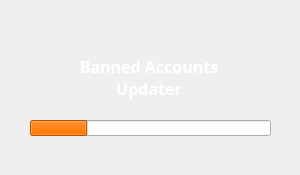
<?xml version="1.0" encoding="UTF-8"?>
<ui version="4.0">
 <class>Widget</class>
 <widget class="QWidget" name="Widget">
  <property name="geometry">
   <rect>
    <x>0</x>
    <y>0</y>
    <width>300</width>
    <height>175</height>
   </rect>
  </property>
  <property name="sizePolicy">
   <sizepolicy hsizetype="Fixed" vsizetype="Fixed">
    <horstretch>0</horstretch>
    <verstretch>0</verstretch>
   </sizepolicy>
  </property>
  <property name="minimumSize">
   <size>
    <width>300</width>
    <height>175</height>
   </size>
  </property>
  <property name="maximumSize">
   <size>
    <width>300</width>
    <height>175</height>
   </size>
  </property>
  <property name="windowTitle">
   <string>Banned Updater</string>
  </property>
  <property name="windowIcon">
   <iconset resource="rsc.qrc">
    <normaloff>:/appicon.ico</normaloff>:/appicon.ico</iconset>
  </property>
  <widget class="QLabel" name="label">
   <property name="geometry">
    <rect>
     <x>10</x>
     <y>60</y>
     <width>278</width>
     <height>57</height>
    </rect>
   </property>
   <property name="palette">
    <palette>
     <active>
      <colorrole role="WindowText">
       <brush brushstyle="SolidPattern">
        <color alpha="255">
         <red>255</red>
         <green>255</green>
         <blue>255</blue>
        </color>
       </brush>
      </colorrole>
      <colorrole role="Base">
       <brush brushstyle="SolidPattern">
        <color alpha="255">
         <red>255</red>
         <green>255</green>
         <blue>255</blue>
        </color>
       </brush>
      </colorrole>
      <colorrole role="Window">
       <brush brushstyle="SolidPattern">
        <color alpha="255">
         <red>0</red>
         <green>0</green>
         <blue>0</blue>
        </color>
       </brush>
      </colorrole>
     </active>
     <inactive>
      <colorrole role="WindowText">
       <brush brushstyle="SolidPattern">
        <color alpha="255">
         <red>255</red>
         <green>255</green>
         <blue>255</blue>
        </color>
       </brush>
      </colorrole>
      <colorrole role="Base">
       <brush brushstyle="SolidPattern">
        <color alpha="255">
         <red>255</red>
         <green>255</green>
         <blue>255</blue>
        </color>
       </brush>
      </colorrole>
      <colorrole role="Window">
       <brush brushstyle="SolidPattern">
        <color alpha="255">
         <red>0</red>
         <green>0</green>
         <blue>0</blue>
        </color>
       </brush>
      </colorrole>
     </inactive>
     <disabled>
      <colorrole role="WindowText">
       <brush brushstyle="SolidPattern">
        <color alpha="255">
         <red>120</red>
         <green>120</green>
         <blue>120</blue>
        </color>
       </brush>
      </colorrole>
      <colorrole role="Base">
       <brush brushstyle="SolidPattern">
        <color alpha="255">
         <red>0</red>
         <green>0</green>
         <blue>0</blue>
        </color>
       </brush>
      </colorrole>
      <colorrole role="Window">
       <brush brushstyle="SolidPattern">
        <color alpha="255">
         <red>0</red>
         <green>0</green>
         <blue>0</blue>
        </color>
       </brush>
      </colorrole>
     </disabled>
    </palette>
   </property>
   <property name="font">
    <font>
     <family>Berlin Sans FB Demi</family>
     <pointsize>12</pointsize>
     <bold>true</bold>
    </font>
   </property>
   <property name="text">
    <string>Banned Accounts
Updater
</string>
   </property>
   <property name="alignment">
    <set>Qt::AlignCenter</set>
   </property>
  </widget>
  <widget class="QProgressBar" name="progressBar">
   <property name="geometry">
    <rect>
     <x>30</x>
     <y>120</y>
     <width>241</width>
     <height>16</height>
    </rect>
   </property>
   <property name="palette">
    <palette>
     <active>
      <colorrole role="Highlight">
       <brush brushstyle="SolidPattern">
        <color alpha="255">
         <red>255</red>
         <green>119</green>
         <blue>0</blue>
        </color>
       </brush>
      </colorrole>
     </active>
     <inactive>
      <colorrole role="Highlight">
       <brush brushstyle="SolidPattern">
        <color alpha="255">
         <red>255</red>
         <green>119</green>
         <blue>0</blue>
        </color>
       </brush>
      </colorrole>
     </inactive>
     <disabled>
      <colorrole role="Highlight">
       <brush brushstyle="SolidPattern">
        <color alpha="255">
         <red>0</red>
         <green>120</green>
         <blue>215</blue>
        </color>
       </brush>
      </colorrole>
     </disabled>
    </palette>
   </property>
   <property name="value">
    <number>24</number>
   </property>
   <property name="textVisible">
    <bool>false</bool>
   </property>
  </widget>
  <widget class="QLabel" name="label_2">
   <property name="geometry">
    <rect>
     <x>134</x>
     <y>20</y>
     <width>32</width>
     <height>30</height>
    </rect>
   </property>
   <property name="text">
    <string/>
   </property>
  </widget>
 </widget>
 <resources>
  <include location="rsc.qrc"/>
 </resources>
 <connections/>
</ui>
